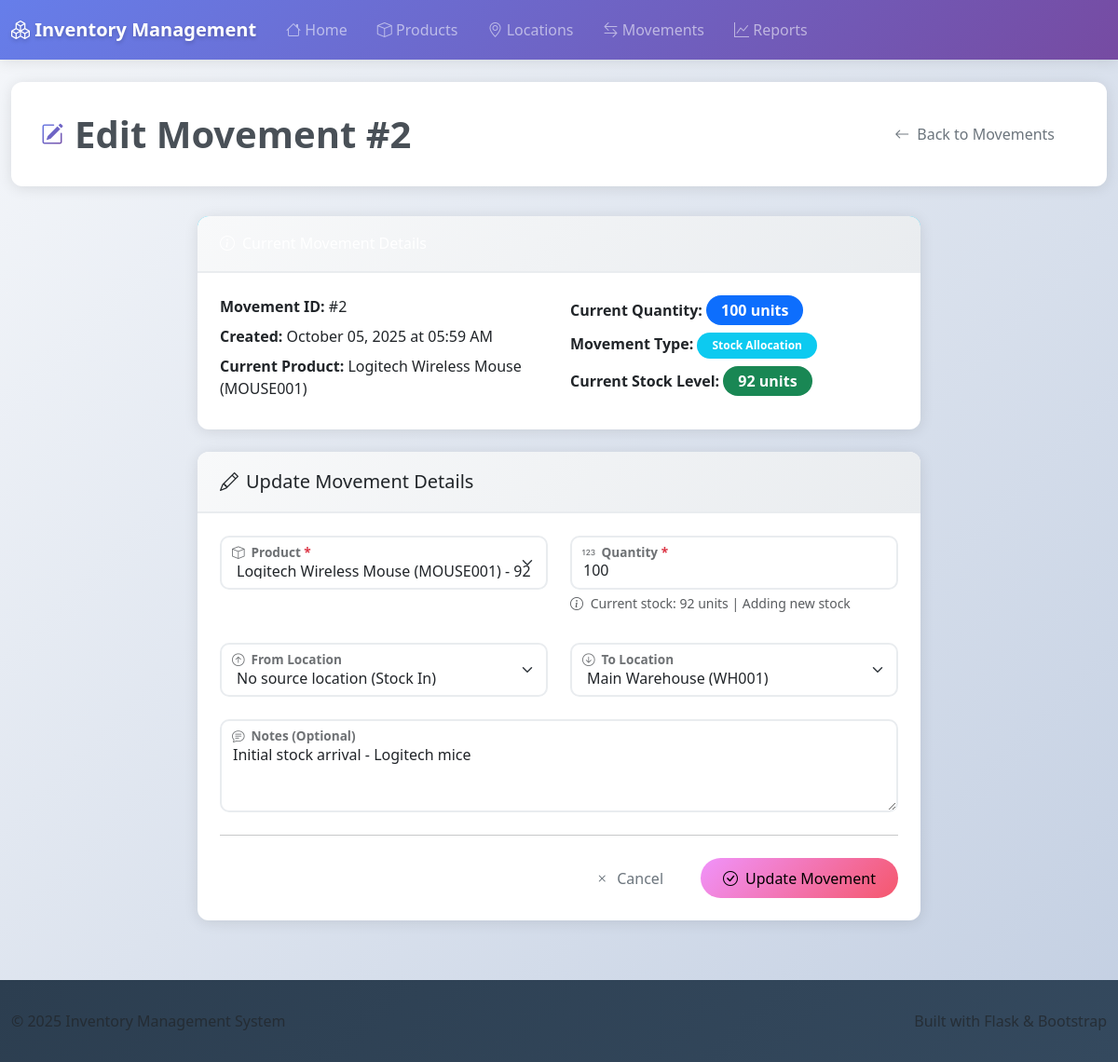
Page /movements/edit/2 on the committed database.
### models.py (models this page shows, shortened)
class ProductMovement(db.Model):
    __tablename__ = 'product_movements'
    movement_id = db.Column(db.Integer, primary_key=True, autoincrement=True)
    timestamp = db.Column(db.DateTime, nullable=False, default=datetime.utcnow)
    from_location = db.Column(db.String(50), db.ForeignKey('locations.location_id'), nullable=True)
    to_location = db.Column(db.String(50), db.ForeignKey('locations.location_id'), nullable=True)
    product_id = db.Column(db.String(50), db.ForeignKey('products.product_id'), nullable=False)
    qty = db.Column(db.Integer, nullable=False)
    notes = db.Column(db.Text)
    @property
    def movement_type(self):
        if self.from_location is None:
            return "Stock Allocation"  # Allocating unallocated stock to a location
        elif self.to_location is None:
            return "Stock Out"  # Removing stock from the system
        else:
            return "Transfer"  # Moving between locations

class Product(db.Model):
    __tablename__ = 'products'
    product_id = db.Column(db.String(50), primary_key=True)
    name = db.Column(db.String(100), nullable=False)
    description = db.Column(db.Text)
    total_qty = db.Column(db.Integer, nullable=False, default=0)
    movements = db.relationship('ProductMovement', backref='product', lazy=True)

class Location(db.Model):
    __tablename__ = 'locations'
    location_id = db.Column(db.String(50), primary_key=True)
    name = db.Column(db.String(100), nullable=False)
    address = db.Column(db.String(200))
    movements_from = db.relationship('ProductMovement', foreign_keys='ProductMovement.from_location', backref='from_loc', lazy=True)
    movements_to = db.relationship('ProductMovement', foreign_keys='ProductMovement.to_location', backref='to_loc', lazy=True)

### routes.py (the view, shortened to what this page needs)
@main.route('/movements/edit/<int:movement_id>', methods=['GET', 'POST'])
def edit_movement(movement_id):
    movement = ProductMovement.query.get_or_404(movement_id)
    original_qty = movement.qty
    original_product_id = movement.product_id
    original_from_location = movement.from_location
    original_to_location = movement.to_location
    products = Product.query.all()
    locations = Location.query.all()
    return render_template('edit_movement.html', movement=movement, products=products, locations=locations)

### templates/edit_movement.html (shortened to what this page needs)
{% extends "base.html" %}
{% block content %}
<div class="page-header">
    <h1 class="page-title">
        <i class="bi bi-pencil-square"></i>
        Edit Movement #{{ movement.movement_id }}
    </h1>
    <div>
        <a href="{{ url_for('main.movements') }}" class="btn btn-outline-secondary">
            <i class="bi bi-arrow-left me-2"></i>Back to Movements
        </a>
    </div>
</div>
<div class="row justify-content-center">
    <div class="col-lg-8">
        <div class="card border-info mb-4">
            <div class="card-header bg-info text-white">
                <h6 class="mb-0">
                    <i class="bi bi-info-circle me-2"></i>Current Movement Details
                </h6>
            </div>
            <div class="card-body">
                <div class="row">
                    <div class="col-md-6">
                        <p class="mb-2"><strong>Movement ID:</strong> #{{ movement.movement_id }}</p>
                        <p class="mb-2"><strong>Created:</strong> {{ movement.timestamp.strftime('%B %d, %Y at %I:%M %p') }}</p>
                        <p class="mb-2"><strong>Current Product:</strong>
                            {% for product in products %}
                                {% if product.product_id == movement.product_id %}
                                    {{ product.name }} ({{ product.product_id }})
                                {% endif %}
                            {% endfor %}
                        </p>
                    </div>
                    <div class="col-md-6">
                        <p class="mb-2"><strong>Current Quantity:</strong>
                            <span class="badge bg-primary fs-6">{{ movement.qty }} units</span>
                        </p>
                        <p class="mb-2"><strong>Movement Type:</strong>
                            {% if movement.movement_type == 'Stock In' %}
                                <span class="badge bg-success">{{ movement.movement_type }}</span>
                            {% elif movement.movement_type == 'Stock Out' %}
                                <span class="badge bg-danger">{{ movement.movement_type }}</span>
                            {% else %}
                                <span class="badge bg-info">{{ movement.movement_type }}</span>
                            {% endif %}
                        </p>
                        <p class="mb-0"><strong>Current Stock Level:</strong>
                            {% for product in products %}
                                {% if product.product_id == movement.product_id %}
                                    <span class="badge {% if product.total_qty <= 10 %}bg-warning{% elif product.total_qty <= 0 %}bg-danger{% else %}bg-success{% endif %} fs-6">
                                        {{ product.total_qty }} units
                                    </span>
                                {% endif %}
                            {% endfor %}
                        </p>
                    </div>
                </div>
            </div>
        </div>
        <div class="card">
            <div class="card-header">
                <h5 class="mb-0">
                    <i class="bi bi-pencil me-2"></i>Update Movement Details
                </h5>
            </div>
            <div class="card-body p-4">
                <form method="POST" class="needs-validation" novalidate id="editMovementForm">
                    <div class="row g-4">
                        <div class="col-md-6">
                            <div class="form-floating">
                                <select class="form-select" id="product_id" name="product_id" required>
                                    {% for product in products %}
                                        <option value="{{ product.product_id }}"
                                                data-stock="{{ product.total_qty }}"
                                                {% if product.product_id == movement.product_id %}selected{% endif %}>
                                            {{ product.name }} ({{ product.product_id }}) - {{ product.total_qty }} units
                                        </option>
                                    {% endfor %}
                                </select>
                                <label for="product_id">
                                    Product <span class="text-danger">*</span>
                                </label>
                            </div>
                        </div>
                        <div class="col-md-6">
                            <div class="form-floating">
                                <input type="number" class="form-control" id="qty" name="qty"
                                       required min="1" value="{{ movement.qty }}"
                                       placeholder="Quantity">
                                <label for="qty">
                                    Quantity <span class="text-danger">*</span>
                                </label>
                                <div class="form-text" id="stockInfo">
                                    <i class="bi bi-info-circle me-1"></i>
                                    <span id="stockText">Select a product to see stock information</span>
                                </div>
                            </div>
                        </div>
                    </div>
                    <div class="row g-4 mt-2">
                        <div class="col-md-6">
                            <div class="form-floating">
                                <select class="form-select" id="from_location" name="from_location">
                                    <option value="">No source location (Stock In)</option>
                                </select>
                                <label for="from_location">
                                </label>
                            </div>
                        </div>
                        <div class="col-md-6">
                            <div class="form-floating">
                                <select class="form-select" id="to_location" name="to_location">
                                    {% for location in locations %}
                                        <option value="{{ location.location_id }}"
                                                {% if location.location_id == movement.to_location %}selected{% endif %}>
                                            {{ location.name }} ({{ location.location_id }})
                                        </option>
                                    {% endfor %}
                                </select>
                                <label for="to_location">
                                </label>
                            </div>
                        </div>
                    </div>
                    <div class="mt-4">
                        <div class="form-floating">
                            <textarea class="form-control" id="notes" name="notes"
                                      style="height: 100px" placeholder="Notes">{{ movement.notes or '' }}</textarea>
                            <label for="notes">
                            </label>
                        </div>
                    </div>
                    <hr class="my-4">
                    <div class="d-flex justify-content-end gap-3">
                        <a href="{{ url_for('main.movements') }}" class="btn btn-outline-secondary">
                            <i class="bi bi-x me-2"></i>Cancel
                        </a>
                        <button type="submit" class="btn btn-warning">
                            <i class="bi bi-check-circle me-2"></i>Update Movement
                        </button>
                    </div>
                </form>
            </div>
        </div>
    </div>
</div>
{% endblock %}

### static/css/custom.css (style rules this page uses)
.form-floating > label { font-weight: 600; }

### templates/base.html (style rules this page uses)
:root { --primary-gradient: linear-gradient(135deg, #667eea 0%, #764ba2 100%); --success-gradient: linear-gradient(135deg, #11998e 0%, #38ef7d 100%); --warning-gradient: linear-gradient(135deg, #f093fb 0%, #f5576c 100%); --info-gradient: linear-gradient(135deg, #4facfe 0%, #00f2fe 100%); --shadow-soft: 0 2px 15px rgba(0,0,0,0.1); --shadow-hover: 0 5px 25px rgba(0,0,0,0.15); --border-radius: 12px; }
body { font-family: 'Segoe UI', Tahoma, Geneva, Verdana, sans-serif; background: linear-gradient(135deg, #f5f7fa 0%, #c3cfe2 100%); min-height: 100vh; }
.card { border: none; border-radius: var(--border-radius); box-shadow: var(--shadow-soft); transition: all 0.3s ease; background: white; }
.card-header { background: linear-gradient(135deg, #f8f9fa 0%, #e9ecef 100%); font-weight: 600; border-radius: var(--border-radius) var(--border-radius) 0 0 !important; padding: 1.25rem 1.5rem; border-bottom: 2px solid #e9ecef; }
.card-body { padding: 1.5rem; }
.btn { border-radius: 25px; font-weight: 500; padding: 0.6rem 1.5rem; transition: all 0.3s ease; border: none; }
.btn-warning { background: var(--warning-gradient); }
.form-control, .form-select { border-radius: 10px; border: 2px solid #e9ecef; padding: 0.75rem 1rem; transition: all 0.3s ease; }
.badge { padding: 0.5rem 1rem; font-size: 0.75rem; font-weight: 600; border-radius: 20px; }
.page-header { background: white; padding: 2rem; border-radius: var(--border-radius); box-shadow: var(--shadow-soft); margin-bottom: 2rem; display: flex; justify-content: space-between; align-items: center; flex-wrap: wrap; gap: 1rem; }
.page-title { margin: 0; color: #495057; font-weight: 700; display: flex; align-items: center; gap: 0.75rem; }
.page-title i { font-size: 1.5rem; background: var(--primary-gradient); -webkit-background-clip: text; -webkit-text-fill-color: transparent; background-clip: text; }

### rows in the picture
ProductMovement: movement_id "2", timestamp "October 05, 2025 at 05:59 AM", qty "100", movement_type "Stock Allocation", product_id "Logitech Wireless Mouse (MOUSE001) - 92 units", to_location "Main Warehouse (WH001)", notes "Initial stock arrival - Logitech mice"
Product: name "Logitech Wireless Mouse", product_id "MOUSE001", total_qty "92"
